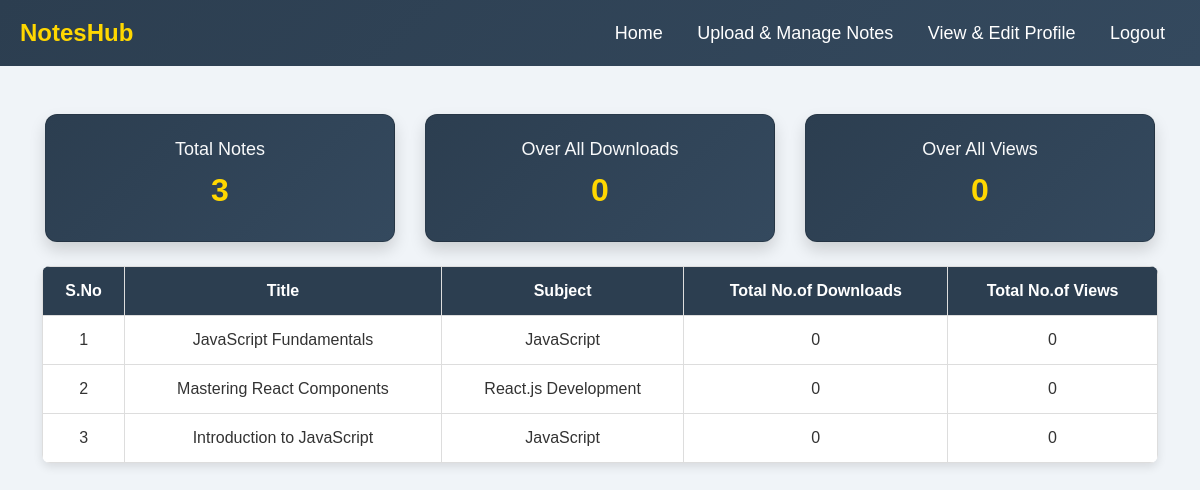
/userpannel/dashboard.php (signed in), run on an earlier commit of the app's database.
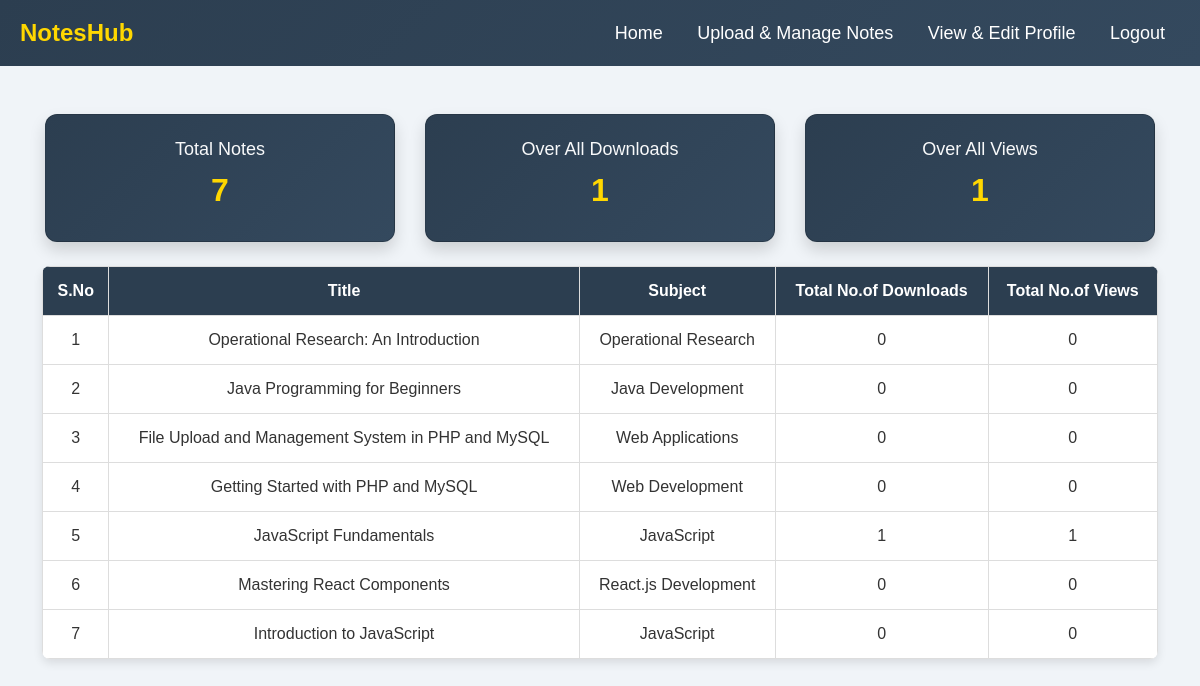
And on a later commit of the database.
### tables this page shows
CREATE TABLE `notes` (
  `id` int(11) NOT NULL,
  `user_id` int(11) NOT NULL,
  `notes_title` varchar(255) NOT NULL,
  `notes_subject` varchar(255) NOT NULL,
  `description` text NOT NULL,
  `pdf` varchar(255) DEFAULT NULL,
  `view_count` int(11) DEFAULT 0,
  `dwnld_count` int(11) DEFAULT 0,
  `created_at` timestamp NOT NULL DEFAULT current_timestamp(),
  `download_count` int(11) DEFAULT 0
);

### userpannel/dashboard.php (the view, shortened to what this page needs)
<?php
require '../db/db.php';
$user_id = $_SESSION["user_id"];
$total_notes_query = "SELECT COUNT(*) FROM notes WHERE user_id = ?";
$stmt = $conn->prepare($total_notes_query);
$stmt->bind_param("i", $user_id);
$stmt->execute();
$stmt->bind_result($total_notes);
$total_views_query = "SELECT SUM(view_count) FROM notes WHERE user_id = ?";
$stmt = $conn->prepare($total_views_query);
$stmt->bind_param("i", $user_id);
$stmt->execute();
$stmt->bind_result($total_views);
$notes_query = "SELECT * FROM notes WHERE user_id = ? ORDER BY created_at DESC";
$stmt = $conn->prepare($notes_query);
$stmt->bind_param("i", $user_id);
$stmt->execute();
$result = $stmt->get_result();
$total_downloads_query = "SELECT SUM(dwnld_count) FROM notes WHERE user_id = ?";
$stmt = $conn->prepare($total_downloads_query);
$stmt->bind_param("i", $user_id);
$stmt->execute();
$stmt->bind_result($total_downloads);
$total_views_query = "SELECT SUM(view_count) FROM notes WHERE user_id = ?";
$stmt = $conn->prepare($total_views_query);
$stmt->bind_param("i", $user_id);
$stmt->execute();
$stmt->bind_result($total_views);
?>
<!DOCTYPE html>
<html lang="en">
<head>
    <link rel="stylesheet" href="https://cdn.jsdelivr.net/npm/bootstrap@5.3.0/dist/css/bootstrap.min.css">
</head>
<body>
    <div class="navbar">
        <div class="logo">NotesHub</div>
        <div>
            <a href="./dashboard.php">Home</a>
            <a href="./uploadnotes.php">Upload & Manage Notes</a>
            <a href="./profile.php">View & Edit Profile</a>
            <a href="./logout.php">Logout</a>
        </div>
    </div>
    <div class="container mt-5">
        <div class="row text-center mb-4">
            <div class="col-md-4">
                <div class="card p-4 shadow">
                    <h4>Total Notes</h4>
                    <h2><?php echo $total_notes; ?></h2>
                </div>
            </div>
            <div class="col-md-4">
                <div class="card p-4 shadow">
                    <h4>Over All Downloads</h4>
                    <h2><?php echo $total_downloads ? $total_downloads : 0; ?></h2>
                </div>
            </div>
            <div class="col-md-4">
                <div class="card p-4 shadow">
                    <h4>Over All Views</h4>
                    <h2><?php echo $total_views ? $total_views : 0; ?></h2>
                </div>
            </div>
        </div>
        <table>
            <thead>
                <tr>
                    <th>S.No</th>
                    <th>Title</th>
                    <th>Subject</th>
                    <th>Total No.of Downloads</th>
                    <th>Total No.of Views</th>
                </tr>
            </thead>
            <tbody>
                <?php
                $sno = 1;
                while ($row = $result->fetch_assoc()) { ?>
                    <tr>
                        <td><?php echo $sno++; ?></td>
                        <td><?php echo htmlspecialchars($row['notes_title']); ?></td>
                        <td><?php echo htmlspecialchars($row['notes_subject']); ?></td>
                        <td><?php echo $row['dwnld_count']; ?></td>
                        <td><?php echo $row['view_count']; ?></td>
                    </tr>
                <?php } ?>
            </tbody>
        </table>
    </div>
</body>
</html>

What changed in the data, as far as the page shows it:
added notes: notes_title "Operational Research: An Introduction", notes_subject "Operational Research", dwnld_count "0", view_count "0"
added notes: notes_title "Java Programming for Beginners", notes_subject "Java Development", dwnld_count "0", view_count "0"
added notes: notes_title "File Upload and Management System in PHP and MySQL", notes_subject "Web Applications", dwnld_count "0", view_count "0"
added notes: notes_title "Getting Started with PHP and MySQL", notes_subject "Web Development", dwnld_count "0", view_count "0"
changed notes "JavaScript Fundamentals": dwnld_count "0" → "1"; view_count "0" → "1"
Also different on the page:
$total_notes: "3" → "7"
$total_downloads: (not shown) → "1"
$total_views: (not shown) → "1"
text no longer shown: "0 0"
